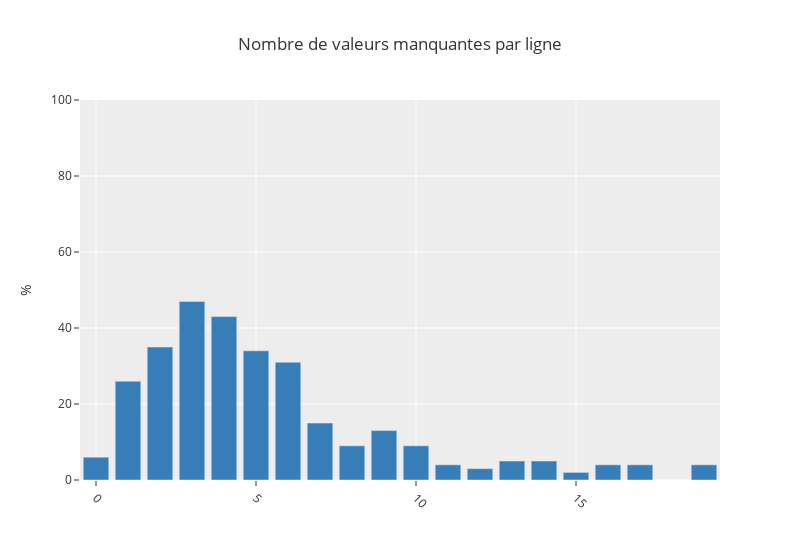

This figure's notebook cell:
### Code cell
# valeurs manquantes par ligne
horses.isna().sum(axis=1).value_counts()

px.bar(horses.isna().sum(axis=1).value_counts(),
            title = "Nombre de valeurs manquantes par ligne",
            color_discrete_sequence = ["#377eb8"],
            template='ggplot2',
            range_y = [0,100],
            width=800,
            labels={'value':'%', 'index':''},
            color=None
            ).update_traces(showlegend=False).update_xaxes(tickangle=45)

### Figure 1 — Plotly figure (JSON) as saved in the notebook; plotly's stock layout.template omitted (floating-point values rounded to 4 significant figures)
{"data": [{"alignmentgroup": "True", "hovertemplate": "variable=0<br>=%{x}<br>%=%{y}<extra></extra>", "legendgroup": "0", "marker": {"color": "#377eb8", "pattern": {"shape": ""}}, "name": "0", "offsetgroup": "0", "orientation": "v", "showlegend": false, "textposition": "auto", "type": "bar", "x": [3, 4, 2, 5, 6, 1, 7, 9, 10, 8, 0, 13, 14, 19, 17, 11, 16, 12, 15], "xaxis": "x", "y": [47, 43, 35, 34, 31, 26, 15, 13, 9, 9, 6, 5, 5, 4, 4, 4, 4, 3, 2], "yaxis": "y"}], "layout": {"barmode": "relative", "legend": {"title": {"text": "variable"}, "tracegroupgap": 0}, "title": {"text": "Nombre de valeurs manquantes par ligne"}, "width": 800, "xaxis": {"anchor": "y", "domain": [0, 1], "tickangle": 45, "title": {"text": ""}}, "yaxis": {"anchor": "x", "domain": [0, 1], "range": [0, 100], "title": {"text": "%"}}}}
